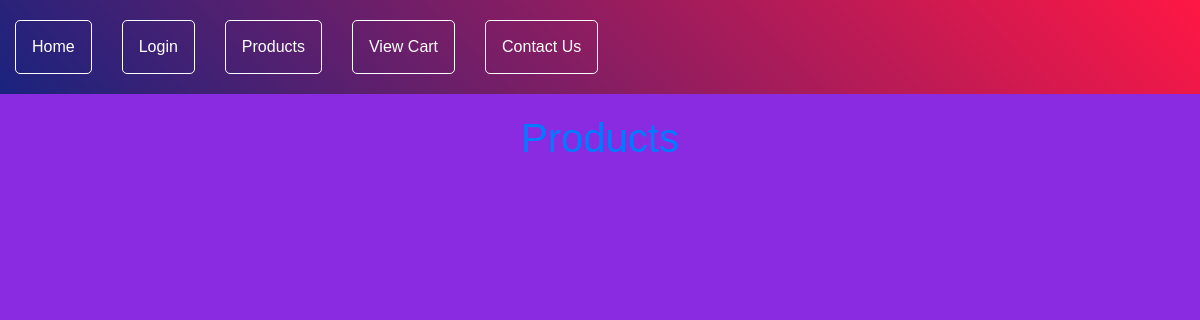
Before: /gadgets/products/ with the older database file.
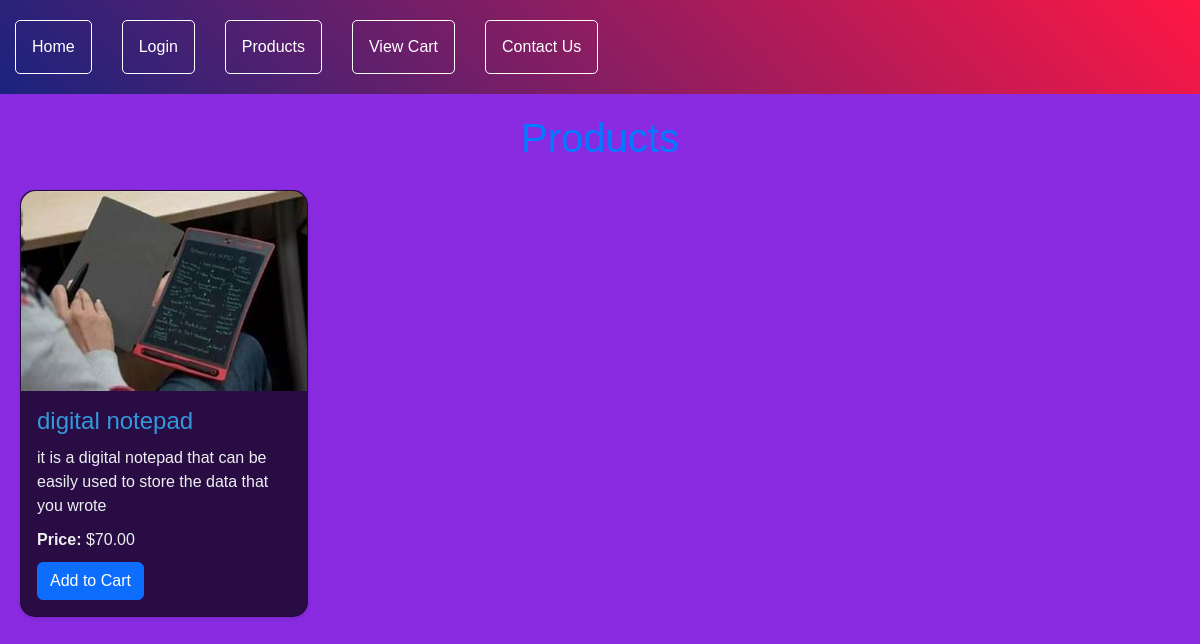
After: the same page with the newer database file.
### gadgets/models.py (models this page shows, shortened)
class Product(models.Model):
    name = models.CharField(max_length=100)
    description = models.TextField()
    price = models.DecimalField(max_digits=10, decimal_places=2)
    image = models.ImageField(upload_to='product_images/', default=None)

### gadgets/views.py (the view)
# urls.py: path('products/', products, name='products'),
def products(request):
    products = Product.objects.all()
    return render(request, 'products.html', {'products': products})

### gadgets/templates/products.html (shortened to what this page needs)
{% load static %}
<!DOCTYPE html>
<html lang="en">
<head>
    <link href="https://cdn.jsdelivr.net/npm/bootstrap@5.3.2/dist/css/bootstrap.min.css" rel="stylesheet">
</head>
<body>
    {% include 'navbar.html' %}
    <h1>Products</h1>
    <div class="row">
        {% for product in products %}
            <div class="col-md-3">
                <div class="card product-card mb-4">
                    <img src="{{ product.image.url }}" class="card-img-top">
                    <div class="card-body">
                        <h2 class="card-title">{{ product.name }}</h2>
                        <p class="card-text">{{ product.description }}</p>
                        <p class="card-text"><strong>Price:</strong> ${{ product.price }}</p>
                        <form method="post" class="add-to-cart-form" action="{% url 'add_to_cart' product_id=product.id %}">
                            <button type="submit" class="btn btn-primary">Add to Cart</button>
                        </form>
                    </div>
                </div>
            </div>
        {% endfor %}
    </div>
</body>
</html>

Changed rows visible on the page:
added Product: image (picture), name "digital notepad", description "it is a digital notepad that can be easily used to store the data that you wrote", price "70.00"
